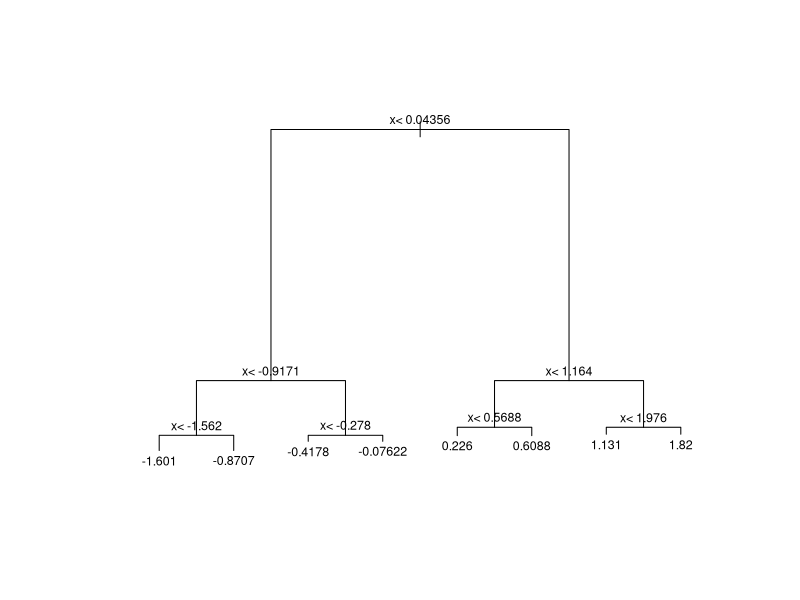
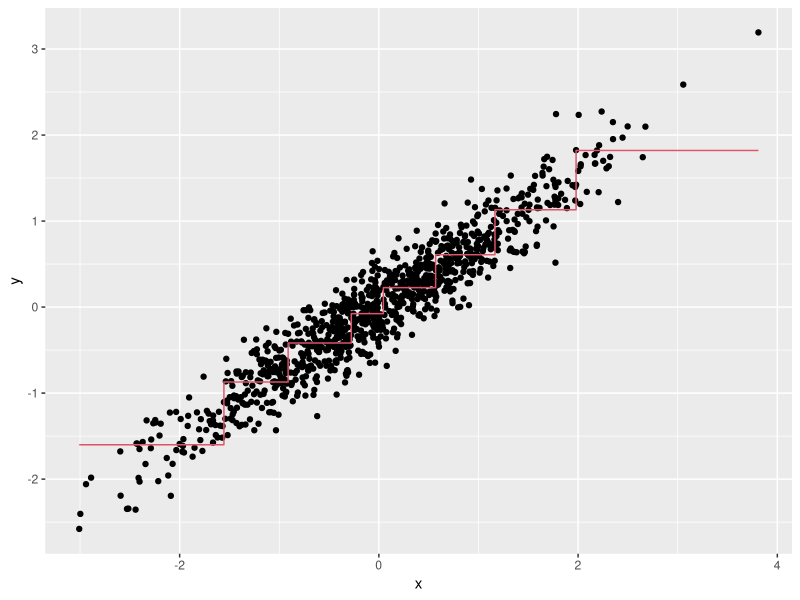
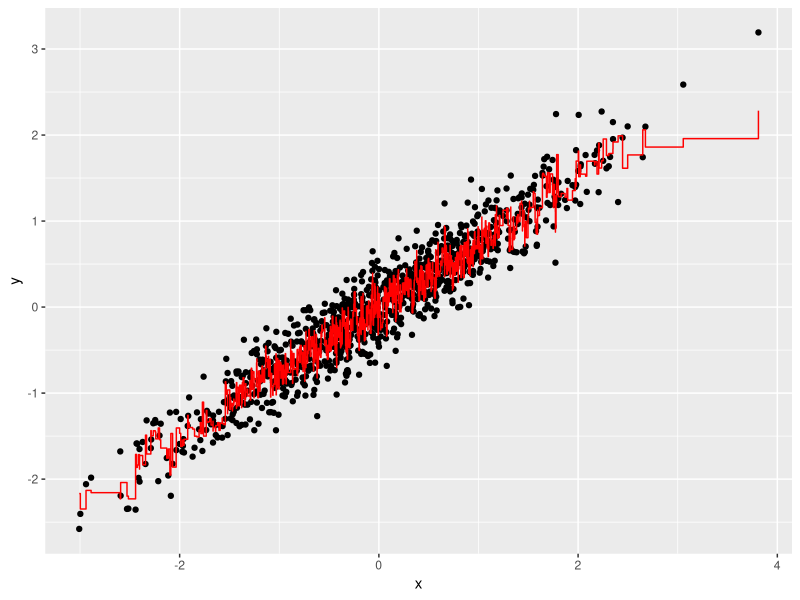
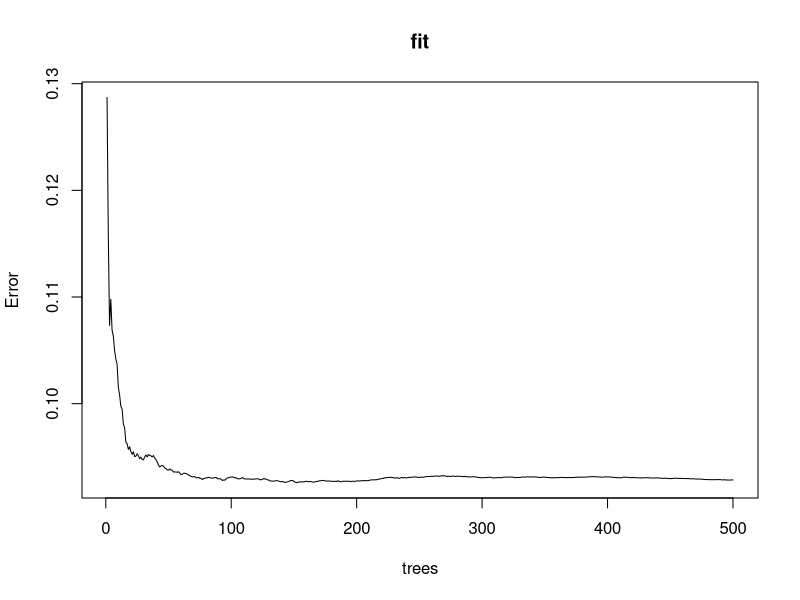
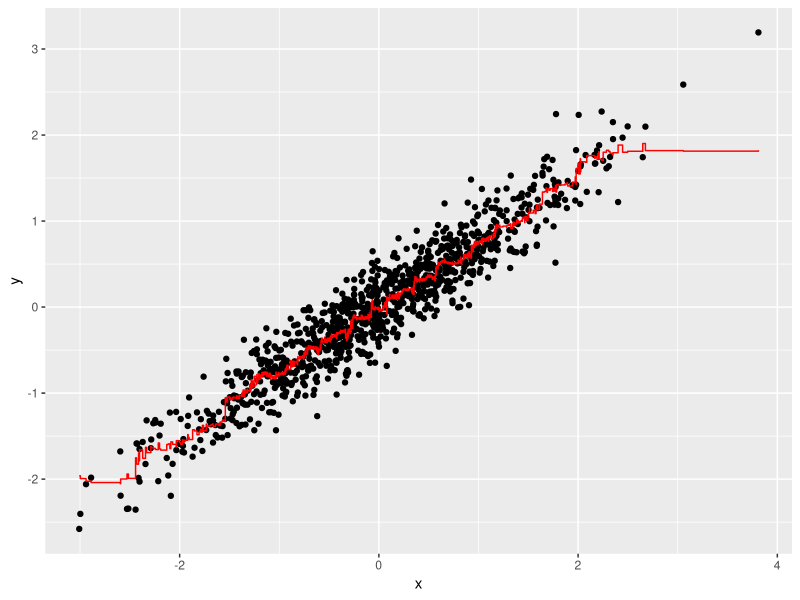

Write R code to recreate these figures, in order.
library(tidyverse)

#Q1
library(rpart)
n <- 1000
sigma <- 0.25
# set.seed(1) # if using R 3.5 or ealier
set.seed(1, sample.kind = "Rounding") # if using R 3.6 or later
x <- rnorm(n, 0, 1)
y <- 0.75 * x + rnorm(n, 0, sigma)
dat <- data.frame(x = x, y = y)

fit <- rpart(y ~ ., data = dat) 

#Q2
plot(fit, margin = 0.1)
text(fit, cex = 0.75)


#Q3
dat %>% 
  mutate(y_hat = predict(fit)) %>% 
  ggplot() +
  geom_point(aes(x, y)) +
  geom_step(aes(x, y_hat), col=2)


#Q4
library(randomForest)
fit <- randomForest(y ~ x, data = dat) 
dat %>% 
  mutate(y_hat = predict(fit)) %>% 
  ggplot() +
  geom_point(aes(x, y)) +
  geom_step(aes(x, y_hat), col = "red")


#Q5
plot(fit)


#Q6
library(randomForest)
fit <- randomForest(y ~ x, data = dat, nodesize = 50, maxnodes = 25)

dat %>% 
  mutate(y_hat = predict(fit)) %>% 
  ggplot() +
  geom_point(aes(x, y)) +
  geom_step(aes(x, y_hat), col = "red")
